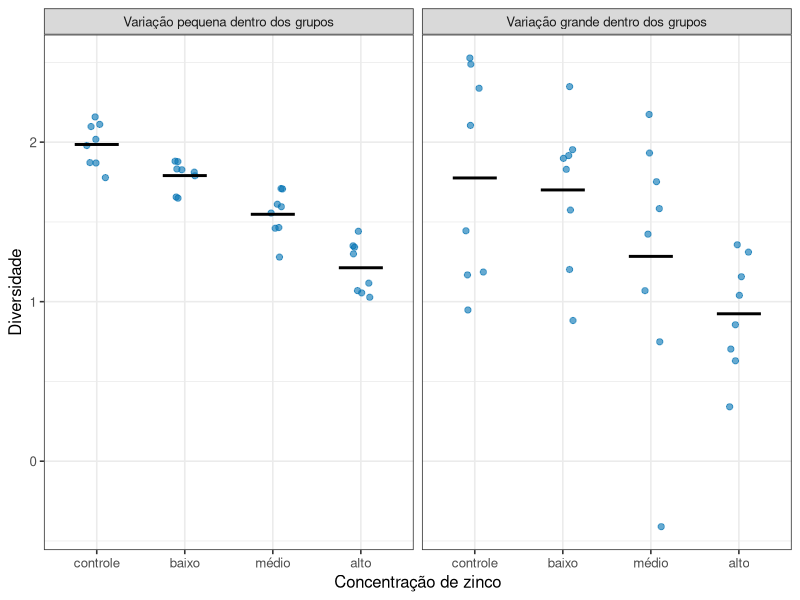
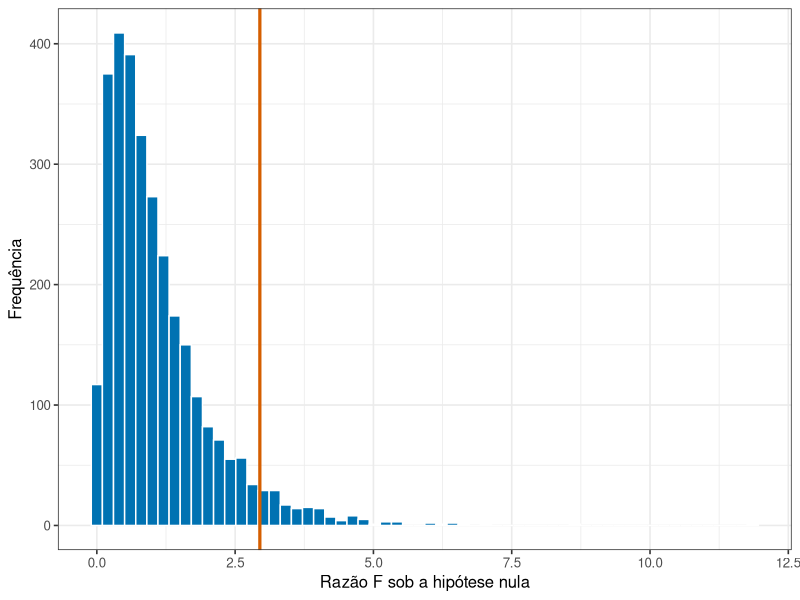

R code for these plots, in order:
## ---- chunk 1
#| include: false
library(tidyverse)
theme_set(theme_bw(base_size = 12))
## ---- chunk 2
#| echo: false
#| label: fig-pread05-dois-cenarios
#| fig-cap: "Dois experimentos com as mesmas quatro médias de grupo (linhas horizontais) e variações internas diferentes."
#| fig-alt: "Dois painéis lado a lado. No painel da esquerda, os pontos de cada grupo estão bem agrupados e os quatro níveis aparecem separados. No painel da direita, os pontos se espalham muito e as nuvens dos quatro grupos se sobrepõem quase inteiramente."
#| fig-height: 3.6

medias_grupo <- c(2.0, 1.8, 1.5, 1.1)
grupos <- c("controle", "baixo", "médio", "alto")

dados <- bind_rows(
  tibble(cenario = "Variação pequena dentro dos grupos",
         grupo = rep(grupos, each = 8),
         valor = rnorm(32, mean = rep(medias_grupo, each = 8), sd = 0.15)),
  tibble(cenario = "Variação grande dentro dos grupos",
         grupo = rep(grupos, each = 8),
         valor = rnorm(32, mean = rep(medias_grupo, each = 8), sd = 0.60))
) |>
  mutate(
    grupo = fct_relevel(grupo, grupos),
    cenario = fct_relevel(cenario, "Variação pequena dentro dos grupos")
  )

ggplot(dados, aes(x = grupo, y = valor)) +
  geom_jitter(width = 0.12, alpha = 0.6, size = 1.8, colour = "#0072B2") +
  stat_summary(fun = mean, geom = "crossbar", width = 0.5, linewidth = 0.4) +
  facet_wrap(~ cenario) +
  labs(x = "Concentração de zinco", y = "Diversidade")
## ---- chunk 3
#| echo: false
#| label: fig-pread05-distribuicao-f
#| fig-cap: "Valores de F obtidos em 3000 experimentos simulados sem nenhum efeito de tratamento (quatro grupos, oito canais por grupo)."
#| fig-alt: "Histograma assimétrico à direita, concentrado perto de zero, com uma cauda que se estende até valores maiores. Uma linha vertical marca o limiar acima do qual ficam os 5% maiores valores de F."
#| fig-height: 3.2

f_nulos <- replicate(3000, {
  d <- tibble(grupo = rep(letters[1:4], each = 8), valor = rnorm(32, 1.6, 0.5))
  summary(aov(valor ~ grupo, data = d))[[1]][["F value"]][1]
})

limiar_5pc <- qf(0.95, df1 = 3, df2 = 28)

ggplot(tibble(f = f_nulos), aes(x = f)) +
  geom_histogram(bins = 60, fill = "#0072B2", colour = "white") +
  geom_vline(xintercept = limiar_5pc, colour = "#D55E00", linewidth = 1.1) +
  labs(x = "Razão F sob a hipótese nula", y = "Frequência")
## ---- chunk 4
#| echo: false
prop_acima <- mean(f_nulos >= limiar_5pc)

limiar_txt <- formatC(limiar_5pc, format = "f", digits = 2, decimal.mark = ",")
prop_txt   <- formatC(100 * prop_acima, format = "f", digits = 1, decimal.mark = ",")
